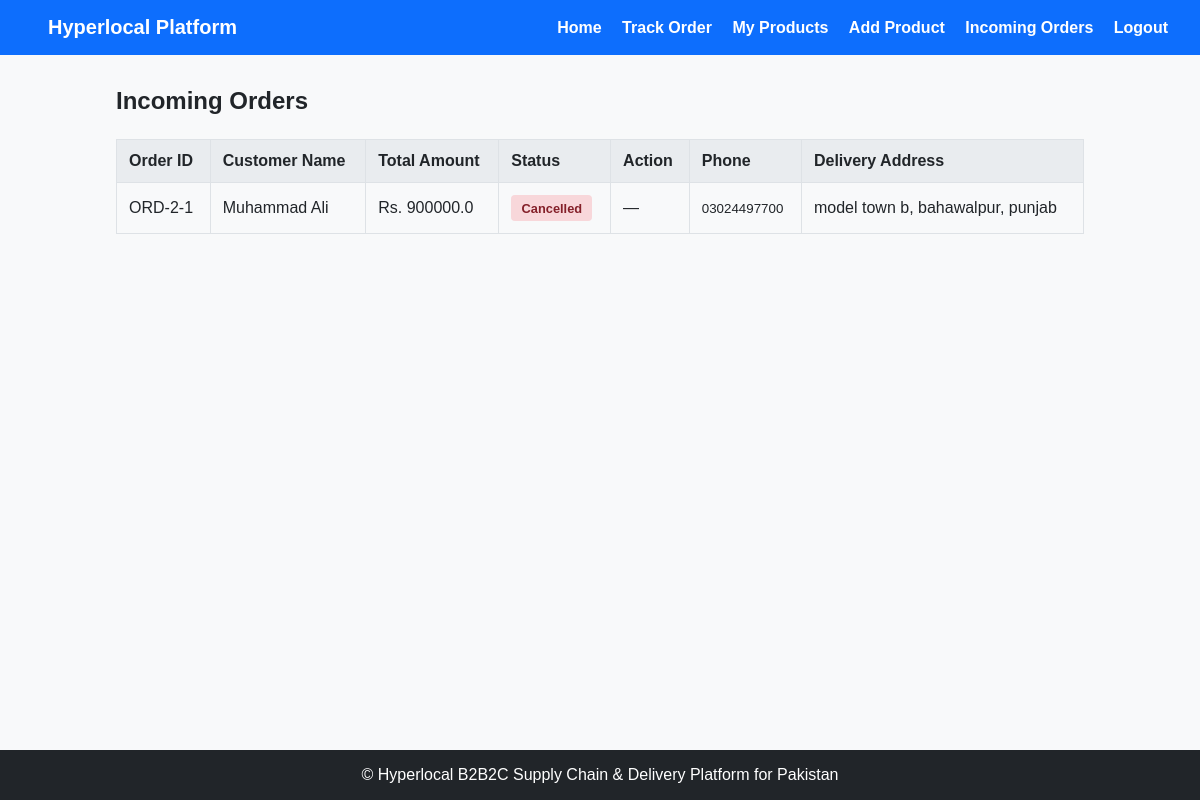
/wholesaler/incoming_orders (signed in), run on the app's committed database.
### tables this page shows
CREATE TABLE orders (
            id INTEGER PRIMARY KEY AUTOINCREMENT,
            shopkeeper_id INTEGER NOT NULL,
            wholesaler_id INTEGER NOT NULL,
            address_id INTEGER NOT NULL,
            total_amount REAL NOT NULL,
            status TEXT NOT NULL,
            created_at TEXT NOT NULL,
            FOREIGN KEY (shopkeeper_id) REFERENCES users(id),
            FOREIGN KEY (wholesaler_id) REFERENCES users(id),
            FOREIGN KEY (address_id) REFERENCES addresses(id)
        );

CREATE TABLE users (
            id INTEGER PRIMARY KEY AUTOINCREMENT,
            name TEXT NOT NULL,
            email TEXT NOT NULL UNIQUE,
            password TEXT NOT NULL,
            role TEXT NOT NULL,
            phone TEXT NOT NULL UNIQUE,
            business_name TEXT,
            created_AT TEXT NOT NULL
        );

CREATE TABLE addresses (
            id INTEGER PRIMARY KEY AUTOINCREMENT,
            user_id INTEGER NOT NULL,
            state TEXT NOT NULL,
            city TEXT NOT NULL,
            address_line TEXT NOT NULL,
            postal_code TEXT,
            created_at TEXT NOT NULL,
            FOREIGN KEY (user_id) REFERENCES users(id)
        );

### app.py (the view)
@app.route("/wholesaler/incoming_orders")
def wholesaler_orders():
    if not has_role("Wholesaler"):
        flash("Access denied.", "error")
        return redirect(url_for("login"))
    connection = get_db_connection()
    orders = connection.execute("""
       SELECT
            orders.*,
            users.name AS customer_name,
            users.phone AS customer_phone,
            addresses.address_line,
            addresses.city,
            addresses.state,
            addresses.postal_code
        FROM orders
        JOIN users ON orders.shopkeeper_id = users.id
        JOIN addresses ON orders.address_id = addresses.id
        WHERE orders.wholesaler_id = ?
        ORDER BY orders.id DESC
    """, (session["user_id"],)).fetchall()
    if not orders:
        flash("No orders found.", "info")
    connection.close()
    return render_template(
        "wholesaler/incoming_orders.html",
        orders=orders
    )

### app.py (called while the page is built)
def is_logged_in():
    return "user_id" in session

def has_role(role):
    return is_logged_in() and session.get("user_role") == role

### database/database.py (called while the page is built)
def get_db_connection():
    connection= sqlite3.connect(DATABASE)
    connection.row_factory = sqlite3.Row
    return connection

### templates/wholesaler/incoming_orders.html (shortened to what this page needs)
{% extends "base.html" %}
{% block content %}
<div class="orders-container">
    <h2>Incoming Orders</h2>
    {% if orders %}
    <table class="data-table">
        <thead>
            <tr>
                <th>Order ID</th>
                <th>Customer Name</th>
                <th>Total Amount</th>
                <th>Status</th>
                <th>Action</th>
                <th>Phone</th>
                <th>Delivery Address</th>
            </tr>
        </thead>
        <tbody>
            {% for order in orders %}
            <tr>
                <td>ORD-{{ order.shopkeeper_id }}-{{ order.id }}</td>
                <td>{{ order.customer_name }}</td>
                <td>Rs. {{ order.total_amount }}</td>
                <td>
                    <span class="badge badge-{{ 'success' if order.status == 'Delivered'
                        else 'primary' if order.status == 'Dispatched'
                        else 'info' if order.status == 'Confirmed'
                        else 'danger' if order.status == 'Cancelled'
                        else 'warning' }}">
                    {{ order.status }}
</span>
                </td>
                <td>
                    {% if order.status == 'Pending' %}
                        <a href="{{ url_for('update_order', order_id=order.id, status='Confirmed') }}"
                            class="btn btn-info btn-sm">Confirm</a>
                        <a href="{{ url_for('update_order', order_id=order.id, status='Cancelled') }}"
                            class="btn btn-danger btn-sm">Cancel</a>
                    {% elif order.status == 'Confirmed' %}
                        <a href="{{ url_for('update_order', order_id=order.id, status='Dispatched') }}"
                           class="btn btn-primary btn-sm">Mark Dispatched</a>
                        <a href="{{ url_for('update_order', order_id=order.id, status='Cancelled') }}"
                           class="btn btn-danger btn-sm">Cancel</a>
                    {% elif order.status == 'Dispatched' %}
                        <a href="{{ url_for('update_order', order_id=order.id, status='Delivered') }}"
                           class="btn btn-success btn-sm">Mark Delivered</a>
                        <a href="{{ url_for('update_order', order_id=order.id, status='Cancelled') }}"
                           class="btn btn-danger btn-sm">Cancel</a>
                    {% else %}
                        <span class="text-muted">—</span>
                    {% endif %}
                </td>
                <td>
                    <small class="text-muted">{{ order.customer_phone }}</small>
                </td>
                <td>
                    {{ order.address_line }}, {{ order.city }}, {{ order.state }}
                </td>
            </tr>
            {% endfor %}
        </tbody>
    </table>
    {% else %}
    <p>No incoming orders at the moment.</p>
    {% endif %}
</div>
{% endblock %}

### static/css/style.css (style rules this page uses)
* { box-sizing: border-box; margin: 0; padding: 0; font-family: Arial, sans-serif; }
body { background-color: #f8f9fa; color: #212529; display: flex; flex-direction: column; min-height: 100vh; }
.orders-container { width: 100%; }
.orders-container h2 { margin-bottom: 1.5rem; }
table { width: 100%; border-collapse: collapse; margin-top: 1rem; }
.data-table { width: 100%; border-collapse: collapse; }
th, td { padding: 0.75rem; border: 1px solid #dee2e6; text-align: left; }
th { background-color: #e9ecef; }
.badge { display: inline-block; padding: 0.35rem 0.65rem; border-radius: 4px; font-size: 0.8rem; font-weight: bold; }
.badge-danger { background-color: #f8d7da; color: #842029; }

### data on the page
orders: shopkeeper_id "2", id "1", customer_name "Muhammad Ali", total_amount "900000.0", status "Cancelled", customer_phone "03024497700", address_line "model town b", city "bahawalpur", state "punjab"
